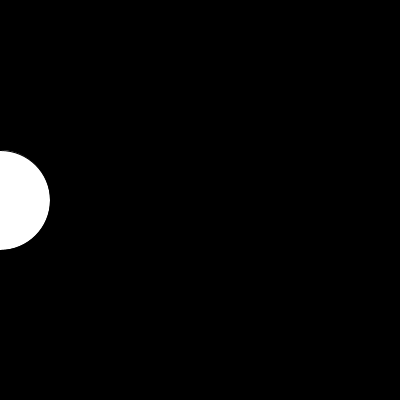
Frame 1 (no input)
Frame 60 (the mouse pressed at the canvas centre just before this capture): identical to frame 1, image omitted
Frame 120 (the mouse held since frame 60 and released just before this capture): identical to frame 1, image omitted

The Processing sketch that drew this single still picture (run headless with seeded random() and noise(); from frame 60 on, the mouse is pressed at the canvas centre):

// Processing sketch: language
// ── language.pde
//
// language.pde
//


float x = 0;


void setup()
{
    size(400, 400);
}


void draw()
{
    background(0);
    ellipse(x++, 200, 100, 100);

    if (x<width)
    {
      x = 0;
    }
}
